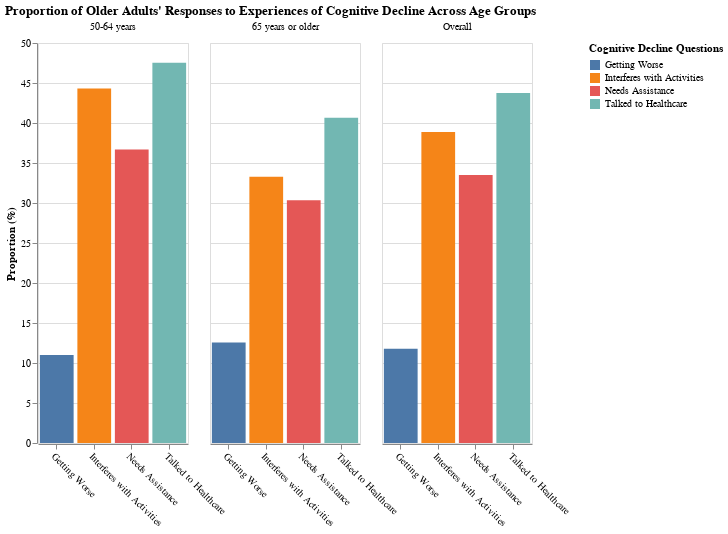

This figure's notebook cell:
### Code cell
cognitive_decline_df = df[df['Data_Value_Unit'] == '%']

proportion_by_resp = cognitive_decline_df.groupby(['Stratification1', 'Question_Simple'])['Data_Value'].mean().reset_index()

alt_chart = alt.Chart(proportion_by_resp).mark_bar().encode(
    x=alt.X('Question_Simple:N', title=None, axis=alt.Axis(labelAngle=45)),
    y=alt.Y('Data_Value:Q', title='Proportion (%)'),
    color=alt.Color('Question_Simple:N', title='Cognitive Decline Questions'),
    column=alt.Column('Stratification1:N', title=None),
    tooltip=[alt.Tooltip('Stratification1', title='Age Group'),
             alt.Tooltip('Question_Simple', title='Question'),
             alt.Tooltip('Data_Value:Q', title='Proportion (%)', format='.1f')]
).properties(
    title="Proportion of Older Adults' Responses to Experiences of Cognitive Decline Across Age Groups",
    width=150,
    height=400
)

alt_chart

### Figure 1 — Vega-Lite specification as saved in the notebook (floating-point values rounded to 4 significant figures)
{"config": {"view": {"continuousWidth": 400, "continuousHeight": 300}}, "data": {"name": "data-6e0156472a0febc4f8761bf6a43e9b15"}, "mark": "bar", "encoding": {"color": {"field": "Question_Simple", "title": "Cognitive Decline Questions", "type": "nominal"}, "column": {"field": "Stratification1", "title": null, "type": "nominal"}, "tooltip": [{"field": "Stratification1", "title": "Age Group", "type": "nominal"}, {"field": "Question_Simple", "title": "Question", "type": "nominal"}, {"field": "Data_Value", "format": ".1f", "title": "Proportion (%)", "type": "quantitative"}], "x": {"axis": {"labelAngle": 45}, "field": "Question_Simple", "title": null, "type": "nominal"}, "y": {"field": "Data_Value", "title": "Proportion (%)", "type": "quantitative"}}, "height": 400, "title": "Proportion of Older Adults' Responses to Experiences of Cognitive Decline Across Age Groups", "width": 150, "$schema": "https://vega.github.io/schema/vega-lite/v4.17.0.json", "datasets": {"data-6e0156472a0febc4f8761bf6a43e9b15": [{"Stratification1": "50-64 years", "Question_Simple": "Getting Worse", "Data_Value": 11.0}, {"Stratification1": "50-64 years", "Question_Simple": "Interferes with Activities", "Data_Value": 44.31}, {"Stratification1": "50-64 years", "Question_Simple": "Needs Assistance", "Data_Value": 36.68}, {"Stratification1": "50-64 years", "Question_Simple": "Talked to Healthcare", "Data_Value": 47.54}, {"Stratification1": "65 years or older", "Question_Simple": "Getting Worse", "Data_Value": 12.55}, {"Stratification1": "65 years or older", "Question_Simple": "Interferes with Activities", "Data_Value": 33.27}, {"Stratification1": "65 years or older", "Question_Simple": "Needs Assistance", "Data_Value": 30.33}, {"Stratification1": "65 years or older", "Question_Simple": "Talked to Healthcare", "Data_Value": 40.66}, {"Stratification1": "Overall", "Question_Simple": "Getting Worse", "Data_Value": 11.79}, {"Stratification1": "Overall", "Question_Simple": "Interferes with Activities", "Data_Value": 38.88}, {"Stratification1": "Overall", "Question_Simple": "Needs Assistance", "Data_Value": 33.5}, {"Stratification1": "Overall", "Question_Simple": "Talked to Healthcare", "Data_Value": 43.74}]}}
